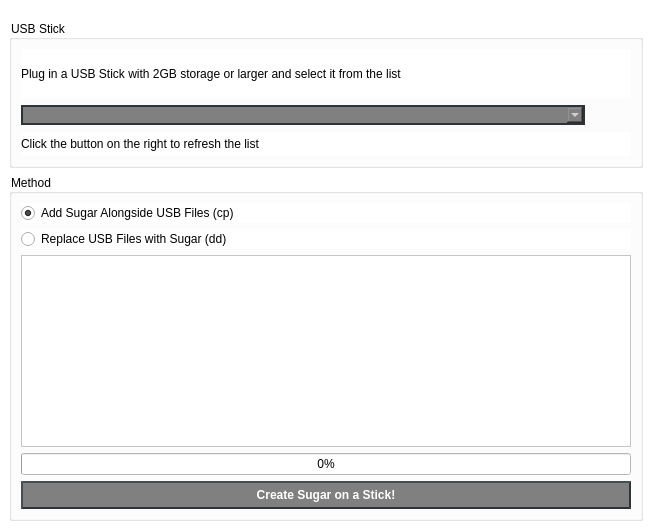
<?xml version="1.0" encoding="UTF-8"?>
<ui version="4.0">
 <class>MainWindow</class>
 <widget class="QMainWindow" name="MainWindow">
  <property name="geometry">
   <rect>
    <x>0</x>
    <y>0</y>
    <width>652</width>
    <height>530</height>
   </rect>
  </property>
  <property name="sizePolicy">
   <sizepolicy hsizetype="Expanding" vsizetype="Expanding">
    <horstretch>0</horstretch>
    <verstretch>0</verstretch>
   </sizepolicy>
  </property>
  <property name="minimumSize">
   <size>
    <width>477</width>
    <height>519</height>
   </size>
  </property>
  <property name="windowTitle">
   <string>Sugar Stick Creator</string>
  </property>
  <property name="layoutDirection">
   <enum>Qt::LeftToRight</enum>
  </property>
  <property name="autoFillBackground">
   <bool>false</bool>
  </property>
  <property name="styleSheet">
   <string notr="true">background-color: white;</string>
  </property>
  <widget class="QWidget" name="centralwidget">
   <property name="sizePolicy">
    <sizepolicy hsizetype="Maximum" vsizetype="Maximum">
     <horstretch>0</horstretch>
     <verstretch>10</verstretch>
    </sizepolicy>
   </property>
   <property name="minimumSize">
    <size>
     <width>477</width>
     <height>519</height>
    </size>
   </property>
   <property name="layoutDirection">
    <enum>Qt::LeftToRight</enum>
   </property>
   <property name="autoFillBackground">
    <bool>false</bool>
   </property>
   <layout class="QGridLayout" name="gridLayout">
    <property name="leftMargin">
     <number>0</number>
    </property>
    <property name="topMargin">
     <number>0</number>
    </property>
    <property name="rightMargin">
     <number>0</number>
    </property>
    <item row="0" column="0">
     <layout class="QHBoxLayout" name="horizontalLayout_9">
      <property name="spacing">
       <number>0</number>
      </property>
      <item>
       <widget class="QLabel" name="label">
        <property name="sizePolicy">
         <sizepolicy hsizetype="Minimum" vsizetype="Minimum">
          <horstretch>0</horstretch>
          <verstretch>0</verstretch>
         </sizepolicy>
        </property>
        <property name="styleSheet">
         <string notr="true"/>
        </property>
        <property name="text">
         <string/>
        </property>
        <property name="pixmap">
         <pixmap resource="resources.qrc">:/sugarstick-header.png</pixmap>
        </property>
        <property name="scaledContents">
         <bool>false</bool>
        </property>
        <property name="alignment">
         <set>Qt::AlignHCenter|Qt::AlignTop</set>
        </property>
        <property name="margin">
         <number>-1</number>
        </property>
       </widget>
      </item>
     </layout>
    </item>
    <item row="1" column="0">
     <layout class="QVBoxLayout" name="verticalLayout">
      <property name="leftMargin">
       <number>9</number>
      </property>
      <property name="rightMargin">
       <number>9</number>
      </property>
      <item>
       <layout class="QHBoxLayout" name="horizontalLayout_3">
        <item>
         <widget class="QGroupBox" name="groupBox_2">
          <property name="sizePolicy">
           <sizepolicy hsizetype="Expanding" vsizetype="Expanding">
            <horstretch>0</horstretch>
            <verstretch>0</verstretch>
           </sizepolicy>
          </property>
          <property name="font">
           <font>
            <pointsize>9</pointsize>
           </font>
          </property>
          <property name="whatsThis">
           <string>This is the USB stick that you want to install your Live CD on.  This device must be formatted with the FAT filesystem.</string>
          </property>
          <property name="title">
           <string>USB Stick</string>
          </property>
          <layout class="QGridLayout" name="gridLayout_3">
           <item row="2" column="0">
            <layout class="QHBoxLayout" name="horizontalLayout">
             <item>
              <widget class="QComboBox" name="driveBox">
               <property name="sizePolicy">
                <sizepolicy hsizetype="Expanding" vsizetype="Fixed">
                 <horstretch>0</horstretch>
                 <verstretch>0</verstretch>
                </sizepolicy>
               </property>
               <property name="styleSheet">
                <string notr="true">background-color: #808080;
color: white;
border-radius: 13px;
border: 2px solid #2e3436;</string>
               </property>
               <property name="editable">
                <bool>false</bool>
               </property>
               <property name="insertPolicy">
                <enum>QComboBox::InsertAtTop</enum>
               </property>
               <property name="duplicatesEnabled">
                <bool>false</bool>
               </property>
              </widget>
             </item>
             <item>
              <widget class="QPushButton" name="refreshDevicesButton">
               <property name="cursor">
                <cursorShape>CrossCursor</cursorShape>
               </property>
               <property name="styleSheet">
                <string notr="true"/>
               </property>
               <property name="text">
                <string/>
               </property>
               <property name="icon">
                <iconset resource="resources.qrc">
                 <normaloff>:/refresh.png</normaloff>:/refresh.png</iconset>
               </property>
               <property name="flat">
                <bool>true</bool>
               </property>
              </widget>
             </item>
            </layout>
           </item>
           <item row="3" column="0">
            <widget class="QLabel" name="label_3">
             <property name="text">
              <string>Click the button on the right to refresh the list</string>
             </property>
            </widget>
           </item>
           <item row="0" column="0" rowspan="2">
            <widget class="QLabel" name="label_2">
             <property name="text">
              <string>Plug in a USB Stick with 2GB storage or larger and select it from the list</string>
             </property>
            </widget>
           </item>
          </layout>
         </widget>
        </item>
       </layout>
      </item>
      <item>
       <widget class="QGroupBox" name="groupBox_3">
        <property name="sizePolicy">
         <sizepolicy hsizetype="Expanding" vsizetype="Expanding">
          <horstretch>0</horstretch>
          <verstretch>0</verstretch>
         </sizepolicy>
        </property>
        <property name="font">
         <font>
          <pointsize>9</pointsize>
         </font>
        </property>
        <property name="title">
         <string>Method</string>
        </property>
        <layout class="QGridLayout" name="gridLayout_2">
         <item row="0" column="0">
          <widget class="QRadioButton" name="nonDestructiveButton">
           <property name="sizePolicy">
            <sizepolicy hsizetype="Preferred" vsizetype="Preferred">
             <horstretch>0</horstretch>
             <verstretch>0</verstretch>
            </sizepolicy>
           </property>
           <property name="toolTip">
            <string>This method uses the 'cp' command to copy the files from the ISO on to your USB key, without deleting any existing files.</string>
           </property>
           <property name="text">
            <string>Add Sugar Alongside USB Files (cp)</string>
           </property>
           <property name="checked">
            <bool>true</bool>
           </property>
          </widget>
         </item>
         <item row="2" column="0">
          <widget class="QTextEdit" name="textEdit">
           <property name="sizePolicy">
            <sizepolicy hsizetype="Expanding" vsizetype="Expanding">
             <horstretch>0</horstretch>
             <verstretch>0</verstretch>
            </sizepolicy>
           </property>
           <property name="font">
            <font>
             <pointsize>8</pointsize>
            </font>
           </property>
           <property name="whatsThis">
            <string>This is the status console, where all messages get written to.</string>
           </property>
           <property name="readOnly">
            <bool>true</bool>
           </property>
          </widget>
         </item>
         <item row="3" column="0">
          <widget class="QProgressBar" name="progressBar">
           <property name="sizePolicy">
            <sizepolicy hsizetype="Expanding" vsizetype="Preferred">
             <horstretch>0</horstretch>
             <verstretch>0</verstretch>
            </sizepolicy>
           </property>
           <property name="whatsThis">
            <string>This is the progress bar that will indicate how far along in the LiveUSB creation process you are</string>
           </property>
           <property name="value">
            <number>0</number>
           </property>
          </widget>
         </item>
         <item row="1" column="0">
          <widget class="QRadioButton" name="destructiveButton">
           <property name="sizePolicy">
            <sizepolicy hsizetype="Preferred" vsizetype="Preferred">
             <horstretch>0</horstretch>
             <verstretch>0</verstretch>
            </sizepolicy>
           </property>
           <property name="toolTip">
            <string>This method uses the 'dd' comand to copy the ISO directly to your USB device, destroying any pre-existing data/partitions. This method tends to be more reliable with regard to booting, especially with UEFI systems. This method also works with DVD images.</string>
           </property>
           <property name="text">
            <string>Replace USB Files with Sugar (dd)</string>
           </property>
          </widget>
         </item>
         <item row="4" column="0">
          <widget class="QPushButton" name="startButton">
           <property name="enabled">
            <bool>true</bool>
           </property>
           <property name="sizePolicy">
            <sizepolicy hsizetype="Preferred" vsizetype="Fixed">
             <horstretch>0</horstretch>
             <verstretch>0</verstretch>
            </sizepolicy>
           </property>
           <property name="whatsThis">
            <string>This button will begin the LiveUSB creation process.  This entails optionally downloading a release (if an existing one wasn't selected),  extracting the ISO to the USB device, creating the persistent overlay, and installing the bootloader.</string>
           </property>
           <property name="styleSheet">
            <string notr="true">background-color: #808080;
    border-style: outset;
    border-width: 2px;
    border-radius: 17px;
    border-color: #2e3436;
color: white;
font-weight: bold;
padding: 5px;</string>
           </property>
           <property name="text">
            <string>Create Sugar on a Stick!</string>
           </property>
          </widget>
         </item>
        </layout>
       </widget>
      </item>
     </layout>
    </item>
   </layout>
  </widget>
 </widget>
 <resources>
  <include location="resources.qrc"/>
  <include location="resources.qrc"/>
  <include location="resources.qrc"/>
 </resources>
 <connections/>
</ui>
